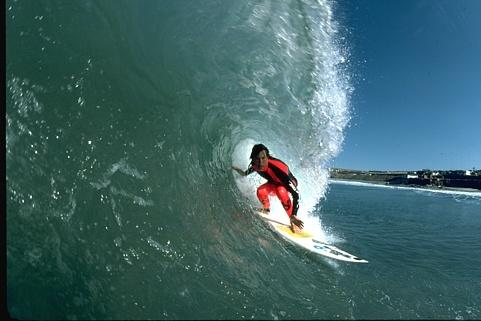
#> input picture Computer_Vision_USC/Image_sets/300091(12).jpg, 481 x 321 px, found by its file name
$ python Meanshift.py
#> lines starting #> are read from the running program, lines starting #| are printed output that depends on the picture; after the words box and inside, x2 and y2 are one past the last pixel; in counts of white or black regions, pixels touching at a corner belong together
# -*- coding: utf-8 -*-
"""
Spyder Editor
Author : Aakash Shanbhag with aid from the tutorial for OPENCV watershed
(http://opencv-python-tutroals.readthedocs.io/en/latest/py_tutorials/py_imgproc/py_watershed/py_watershed.html)
Title: Watershed Segmentation.
"""

import numpy as np
import cv2
from matplotlib import pyplot as plt
import random

# Reading image
img = cv2.imread('/users/aakashshanbhag/desktop/computer_vision_usc/300091(12).jpg')
#> img is the input picture: shape (321, 481, 3); mean B, G, R 102.7, 100.1, 63.2
img_copy=img.copy()
gray = cv2.cvtColor(img,cv2.COLOR_BGR2GRAY)

height, width = img.shape[:2]
#> height = 321; width = 481

im_color = cv2.applyColorMap(img, cv2.COLORMAP_JET)

# Thresholding by otsu and binary inverse
ret, thresh = cv2.threshold(gray,0,255,cv2.THRESH_BINARY_INV+cv2.THRESH_OTSU)
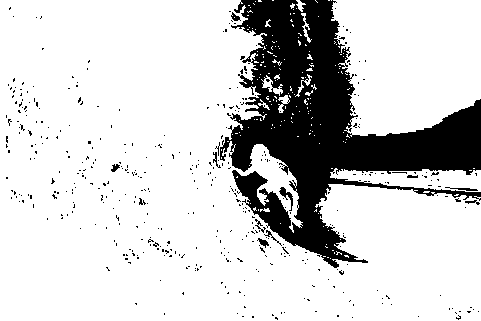
#> thresh: shape (321, 481); 81.3% white; 436 black regions (424 under 20 px), largest, box (x1, y1, x2, y2) and area: (220, 0, 481, 268) 27062, (279, 187, 293, 211) 104, (445, 187, 478, 191) 56
#> ret = 116

cv2.imshow('thresholded image',thresh)
cv2.waitKey(0)

# noise removal
kernel = np.ones((3,3),np.uint8)
opening = cv2.morphologyEx(thresh,cv2.MORPH_OPEN,kernel, iterations = 2)
#> opening: shape (321, 481); 78.3% white; 202 black regions (186 under 20 px), largest, box (x1, y1, x2, y2) and area: (209, 0, 481, 275) 32038, (148, 237, 176, 257) 158, (111, 162, 137, 176) 104

cv2.imshow('opened image',opening)
cv2.waitKey(0)

# sure background area
sure_bg = cv2.dilate(opening,kernel,iterations=3)
#> sure_bg: shape (321, 481); 83.7% white; 8 black regions (6 under 20 px), largest, box (x1, y1, x2, y2) and area: (216, 0, 481, 263) 24994, (448, 191, 481, 202) 188

# Finding sure foreground area
dist_transform = cv2.distanceTransform(opening,cv2.DIST_L2,5)
ret, sure_fg = cv2.threshold(dist_transform,0.1*dist_transform.max(),255,0)
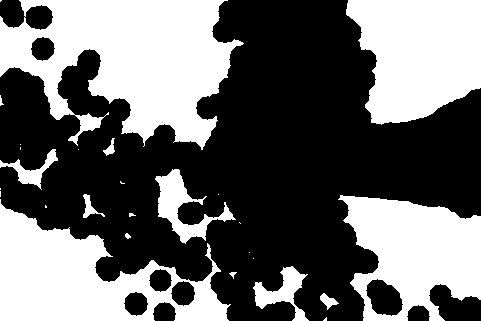
#> sure_fg: shape (321, 481) float32; 41.7% white; 27 white regions (14 under 20 px), largest, box (x1, y1, x2, y2) and area: (0, 0, 244, 150) 21645, (0, 199, 231, 321) 13772, (346, 0, 481, 125) 13004
#> ret = 11.03

# Finding unknown region
sure_fg = np.uint8(sure_fg)
unknown = cv2.subtract(sure_bg,sure_fg)
#> unknown: shape (321, 481); 42% white; 13 white regions, largest, box (x1, y1, x2, y2) and area: (0, 0, 481, 321) 51608, (330, 0, 481, 139) 4842, (245, 141, 303, 228) 2414

# Marker labelling
ret, markers = cv2.connectedComponents(sure_fg)
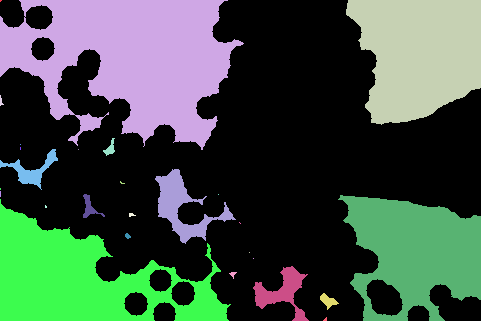
#> markers: shape (321, 481) int32; 28 distinct labels, from 0 to 27; one colour per label, 0 black
#> ret = 28

print ("The total number of markers created is %d" %ret)
#| The total number of markers created is 28

# Add one to all labels so that sure background is not 0, but 1
markers = markers+1
#> markers: shape (321, 481) int32; 28 distinct labels, from 1 to 28

# Now, mark the region of unknown with zero
markers[unknown==255] = 0
#> markers: shape (321, 481) int32; 29 distinct labels, from 0 to 28

markers = cv2.watershed(img,markers)
#> markers: shape (321, 481) int32; 26 distinct labels, from -1 to 28
img[markers == -1] = [255,255,255]
#> img: shape (321, 481, 3); 2.9% of pixels changed, all inside (x1, y1, x2, y2) = (0, 0, 481, 321)

# Display input image
cv2.imshow("img", img)
k=cv2.waitKey(0)
#> (key Esc is pressed here)
if k == 27:         # wait for ESC key to exit
    cv2.destroyAllWindows()

for x in range(-1,ret+1):
    img[markers == x] = [random.randint(0, 255),random.randint(0, 255),random.randint(0, 255)]
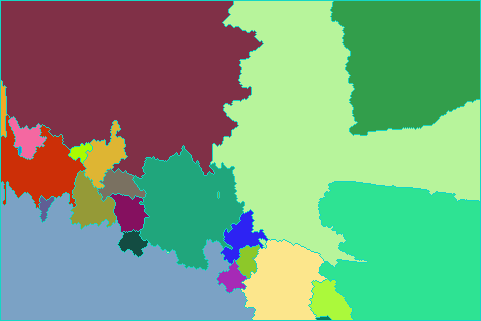
#> img: shape (321, 481, 3); mean B, G, R 124.6, 161.4, 120.2

cv2.imshow("img_2", img)
cv2.waitKey(0)


# Trial script for the marker creation
marker_trial=0;
img_trial = np.zeros([height, width], dtype=np.int32)

i=0
while i<(height-1):
    j=0
    while j<(width-1):
       img_trial[i,j]=marker_trial
       j+=200
       marker_trial+=1
    i+=150
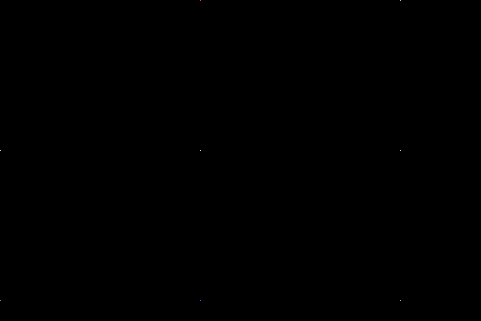
#> img_trial: shape (321, 481) int32; 9 distinct labels, from 0 to 8; one colour per label, 0 black
#> after the loop, i = 450; marker_trial = 9

print ("The total number of markers created is %d" %marker_trial)
#| The total number of markers created is 9
img_trial = cv2.watershed(img_copy,img_trial)
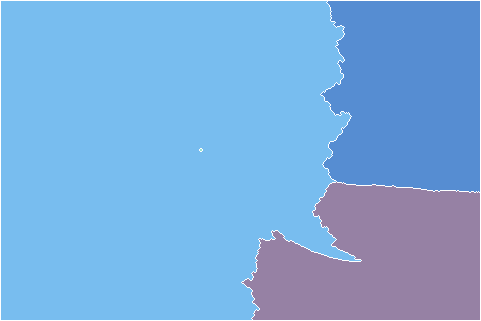
#> img_trial: shape (321, 481) int32; 5 distinct labels, from -1 to 8; one colour per label, 0 black, -1 white
img_copy[img_trial == -1] = [0,0,255]
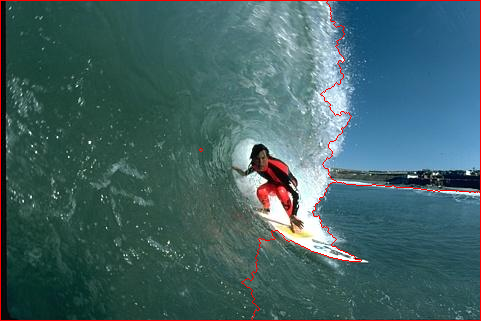
#> img_copy: shape (321, 481, 3); 1.51% of pixels changed, all inside (x1, y1, x2, y2) = (0, 0, 481, 321)
cv2.imshow("trial", img_copy)
cv2.waitKey(0)

$ run again, with Computer_Vision_USC/Image_sets/300091(10).jpg copied over Computer_Vision_USC/Image_sets/300091(12).jpg
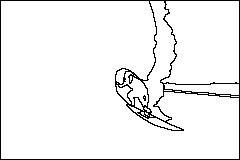
#> input picture Computer_Vision_USC/Image_sets/300091(10).jpg, 240 x 160 px, found by its file name
#> img is the input picture: shape (160, 240, 3); min 0, max 255, mean 242
#> `ret, thresh = cv2.threshold(gray,0,255,cv2.THRESH_BINARY_INV+cv2.THRES..`:
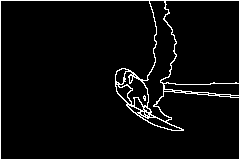
#> thresh: shape (160, 240); 4.9% white in thin lines or dots
#> `ret, thresh = cv2.threshold(gray,0,255,cv2.THRESH_BINARY_INV+cv2.THRES..`: ret = 29
#> opening: shape (160, 240); every value is 0
#> dist_transform: shape (160, 240) float32; every value is 0
#> `ret, markers = cv2.connectedComponents(sure_fg)`: ret = 1
#| The total number of markers created is 1
#| The total number of markers created is 4
#> `img_copy[img_trial == -1] = [0,0,255]`:
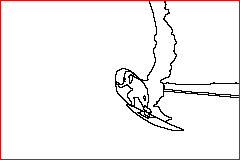
#> img_copy: shape (160, 240, 3); 2.07% of pixels changed, all inside (x1, y1, x2, y2) = (0, 0, 240, 160)
